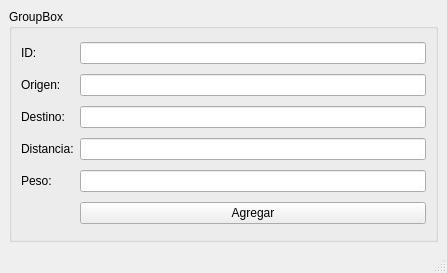
<?xml version="1.0" encoding="UTF-8"?>
<ui version="4.0">
 <class>MainWindow</class>
 <widget class="QMainWindow" name="MainWindow">
  <property name="geometry">
   <rect>
    <x>0</x>
    <y>0</y>
    <width>447</width>
    <height>273</height>
   </rect>
  </property>
  <property name="windowTitle">
   <string>MainWindow</string>
  </property>
  <widget class="QWidget" name="centralwidget">
   <layout class="QGridLayout" name="gridLayout">
    <item row="0" column="0">
     <widget class="QGroupBox" name="groupBox">
      <property name="title">
       <string>GroupBox</string>
      </property>
      <layout class="QGridLayout" name="gridLayout_2">
       <item row="0" column="0">
        <widget class="QLabel" name="label">
         <property name="text">
          <string>ID:</string>
         </property>
        </widget>
       </item>
       <item row="0" column="1">
        <widget class="QLineEdit" name="lineEdit"/>
       </item>
       <item row="1" column="0">
        <widget class="QLabel" name="label_2">
         <property name="text">
          <string>Origen:</string>
         </property>
        </widget>
       </item>
       <item row="1" column="1">
        <widget class="QLineEdit" name="lineEdit_2"/>
       </item>
       <item row="2" column="0">
        <widget class="QLabel" name="label_3">
         <property name="text">
          <string>Destino:</string>
         </property>
        </widget>
       </item>
       <item row="2" column="1">
        <widget class="QLineEdit" name="lineEdit_3"/>
       </item>
       <item row="3" column="0">
        <widget class="QLabel" name="label_4">
         <property name="text">
          <string>Distancia:</string>
         </property>
        </widget>
       </item>
       <item row="3" column="1">
        <widget class="QLineEdit" name="lineEdit_4"/>
       </item>
       <item row="4" column="0">
        <widget class="QLabel" name="label_5">
         <property name="text">
          <string>Peso:</string>
         </property>
        </widget>
       </item>
       <item row="4" column="1">
        <widget class="QLineEdit" name="lineEdit_5"/>
       </item>
       <item row="5" column="1">
        <widget class="QPushButton" name="pushButton">
         <property name="text">
          <string>Agregar</string>
         </property>
        </widget>
       </item>
      </layout>
     </widget>
    </item>
   </layout>
  </widget>
  <widget class="QMenuBar" name="menubar">
   <property name="geometry">
    <rect>
     <x>0</x>
     <y>0</y>
     <width>447</width>
     <height>21</height>
    </rect>
   </property>
  </widget>
  <widget class="QStatusBar" name="statusbar"/>
 </widget>
 <resources/>
 <connections/>
</ui>
